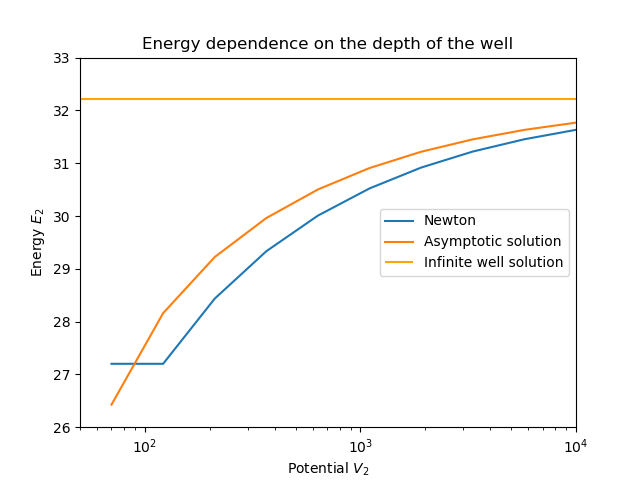

Reproduce this figure in Python.
"""
Finding quantum eigenvalue in quantum well using bisection
Based on "A SURVEY OF COMPUTATIONAL PHYSICS", Python eBook Version
   by RH Landau, MJ Paez, and CC Bordeianu
   Copyright Princeton University Press, Princeton, 2011; Book  Copyright R Landau,
   Oregon State Unv, MJ Paez, Univ Antioquia, C Bordeianu, Univ Bucharest, 2011.
   Support by National Science Foundation

Lev Kaplan 2019
"""

import pylab as pl
from math import *


# find eigenvalues of a quantum particle in a one-dimensional box
# the potential is V(x)=V1 for |x|<a, V(x)=V2 for |x|>a
# work in units hbar=1, 2m=1, a=1

def f(E):  # f(E)=0 when E is eigenvalue
    k = sqrt(abs(E - V1))  # wave number inside well
    r = sqrt(abs(V2 - E))  # decay constant outside well
    return k * tan(k) - r


def asymptotic_sol(V2s):
    v1 = 10.0
    eps = (3 * pi / 2) * (1 / (1 + pl.sqrt(V2s - v1 - (3 * pi / 2) ** 2)))
    return v1 + (3 * pi / 2) ** 2 - 3 * pi * eps + eps ** 2


def bisect(E1, E2):
    tolerance = 1e-12  # bisect until bracket becomes this small
    while E2 - E1 > tolerance:
        Enew = (E1 + E2) / 2  # midpoint of bracket
        if f(Enew) * f(E1) > 0:  # f(Enew) has same sign as f(E1)
            E1 = Enew
        else:
            E2 = Enew
    return E1


def newton(x):
    counter = 0
    eps = 1e-14
    dx = 1e-14
    while abs(f(x)) > eps:
        df = (f(x + dx / 2) - f(x - dx / 2)) / dx
        if (df < 1e-12) or (df > 1e9): break
        dx = - f(x) / df
        x += dx
        counter += 1
        if counter > 1000: break
    # print('Number of iterrations:', counter)
    return x


V1 = 10.0  # bottom of well
epsilon = 1e-8

V = pl.geomspace(70., 10000., 10)
E = []

E0 = 27.20075187724861
for V2 in V:
    E.append(E0)
    E0 = newton(E0)
""" E.append(E0)
    Enew = newton(E[-1])
    if (Enew < 33) and (Enew > V1):
        E.append(Enew)
    else:
        E.append(E0)
"""

pl.semilogx(V, E, label='Newton')
pl.semilogx(V, asymptotic_sol(V), label="Asymptotic solution")
pl.hlines(V1 + (3 * pi / 2) ** 2, 20, 1e4, color='orange', label='Infinite well solution')
pl.title('Energy dependence on the depth of the well')
pl.xlabel(r'Potential $V_2$')
pl.ylabel(r'Energy $E_2$')
pl.ylim(26, 33)
pl.xlim(50, 1e4)
pl.legend(loc='center right')
pl.savefig('07_05.png')
pl.show()